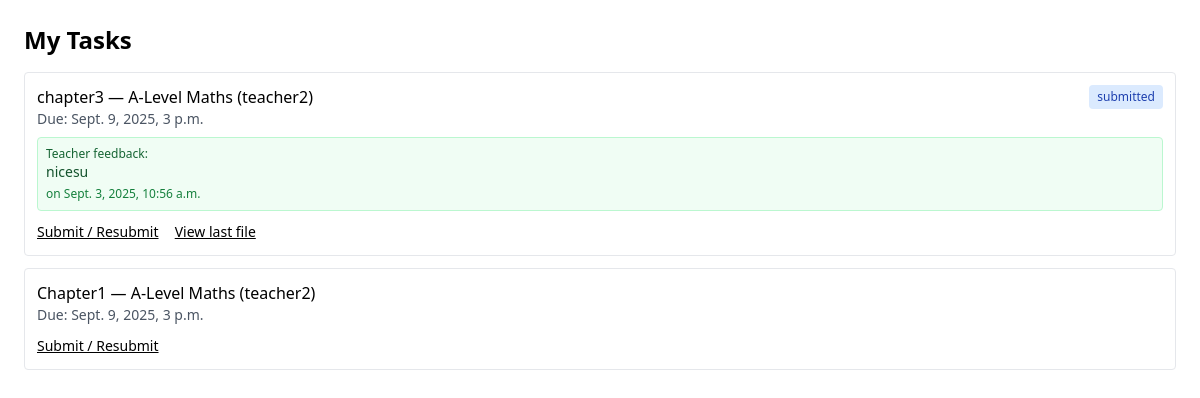
The app's page /student/tasks/ (signed in) with its own data.
### homework/models.py (models this page shows, shortened)
class Task(models.Model):
    teacher = models.ForeignKey(User, on_delete=models.CASCADE, related_name='tasks')
    subject = models.ForeignKey(Subject, on_delete=models.CASCADE)
    title = models.CharField(max_length=200)
    description = models.TextField(blank=True)
    release_dt = models.DateTimeField(null=True, blank=True)
    due_dt = models.DateTimeField(null=True, blank=True)
    created_at = models.DateTimeField(auto_now_add=True)

class Submission(models.Model):
    task = models.ForeignKey(Task, on_delete=models.CASCADE, related_name='submissions')
    student = models.ForeignKey(User, on_delete=models.CASCADE, related_name='submissions')
    file = models.FileField(upload_to='submissions/')
    submitted_at = models.DateTimeField(auto_now_add=True)
    feedback_text = models.TextField(blank=True)
    feedback_at = models.DateTimeField(null=True, blank=True)
    locked = models.BooleanField(default=False)

### subjects/models.py (models this page shows, shortened)
class Subject(models.Model):
    code = models.CharField(max_length=20, unique=True)   # e.g. "GCSE-BIO"
    name = models.CharField(max_length=100)               # e.g. "GCSE Biology"

### core/views.py (the view)
# urls.py: path('student/tasks/', views.student_tasks, name='student_tasks'),
@login_required
def student_tasks(request):
    if not is_student(request.user):
        return HttpResponseForbidden("Not allowed")
    my_subject_ids = UserSubject.objects.filter(user=request.user).values_list('subject_id', flat=True)
    tasks = (Task.objects
             .filter(subject_id__in=my_subject_ids)
             .select_related('subject', 'teacher')
             .order_by('-created_at'))
    task_ids = [t.id for t in tasks]
    latest_by_task = {}
    submitted_task_ids = set()
    for s in Submission.objects.filter(student=request.user, task_id__in=task_ids).order_by('-submitted_at'):
        if s.task_id not in latest_by_task:
            latest_by_task[s.task_id] = {
                "id": s.id,
                "submitted_at": s.submitted_at,
                "feedback_text": s.feedback_text,
                "feedback_at": s.feedback_at,
                "locked": s.locked,
                "file_url": s.file.url if s.file else "",
            }
        submitted_task_ids.add(s.task_id)
    return render(request, 'core/student_tasks.html', {
        'tasks': tasks,
        'latest_by_task': latest_by_task,
        'submitted_task_ids': submitted_task_ids,   # 👈 use this in template
    })

### core/views.py (called while the page is built)
def is_student(user):
    return user.groups.filter(name="student").exists()

### templates/core/student_tasks.html (shortened to what this page needs)
<!DOCTYPE html>
<html>
<head>
  <script src="https://cdn.tailwindcss.com"></script>
</head>
<body class="p-6">
  <h1 class="text-2xl font-semibold mb-4">My Tasks</h1>
  <ul class="space-y-3">
    {% for t in tasks %}
      <li class="border rounded p-3">
        <div class="flex justify-between items-center">
          <div class="font-medium">
            {{ t.title }} — {{ t.subject.name }} ({{ t.teacher.username }})
          </div>
          {% if t.id in submitted_task_ids %}
            <span class="ml-2 px-2 py-1 text-xs rounded bg-blue-100 text-blue-800">submitted</span>
          {% endif %}
        </div>
        <div class="text-sm text-gray-600">Due: {{ t.due_dt|default:"-" }}</div>
        {% for task_id, latest in latest_by_task.items %}
          {% if task_id == t.id %}
            <div class="mt-2 text-sm">
              {% if latest.feedback_text %}
                <div class="p-2 rounded bg-green-50 border border-green-200">
                  <div class="text-xs font-medium text-green-800">Teacher feedback:</div>
                  <div class="text-sm text-green-900 whitespace-pre-line">{{ latest.feedback_text }}</div>
                  {% if latest.feedback_at %}
                    <div class="text-xs text-green-700 mt-1">on {{ latest.feedback_at }}</div>
                  {% endif %}
                </div>
              {% else %}
                <div class="mt-1 text-xs text-gray-600">No feedback yet.</div>
              {% endif %}
            </div>
          {% endif %}
        {% endfor %}
        <div class="mt-2">
          {% if t.id in locked_task_ids %}
            <span class="text-xs px-2 py-1 rounded bg-gray-200 text-gray-800">Locked — no more submissions</span>
          {% else %}
            <a class="text-sm underline" href="{% url 'student_submit' t.id %}">Submit / Resubmit</a>
          {% endif %}
          {% for task_id, latest in latest_by_task.items %}
            {% if task_id == t.id and latest.file_url %}
              <a class="ml-3 text-sm underline" href="{{ latest.file_url }}" target="_blank" rel="noopener">
                View last file
              </a>
            {% endif %}
          {% endfor %}
        </div>
      </li>
    {% empty %}
      <li class="text-sm text-gray-600">No tasks yet.</li>
    {% endfor %}
  </ul>
</body>
</html>

### records on screen
Task: title "chapter3", subject.name "A-Level Maths", teacher.username "teacher2", shows "submitted", due_dt "Sept. 9, 2025, 3 p.m.", shows "Submit / Resubmit"
Submission: feedback_text "nicesu", feedback_at "Sept. 3, 2025, 10:56 a.m."
Task: title "Chapter1", subject.name "A-Level Maths", teacher.username "teacher2", due_dt "Sept. 9, 2025, 3 p.m.", shows "Submit / Resubmit"
